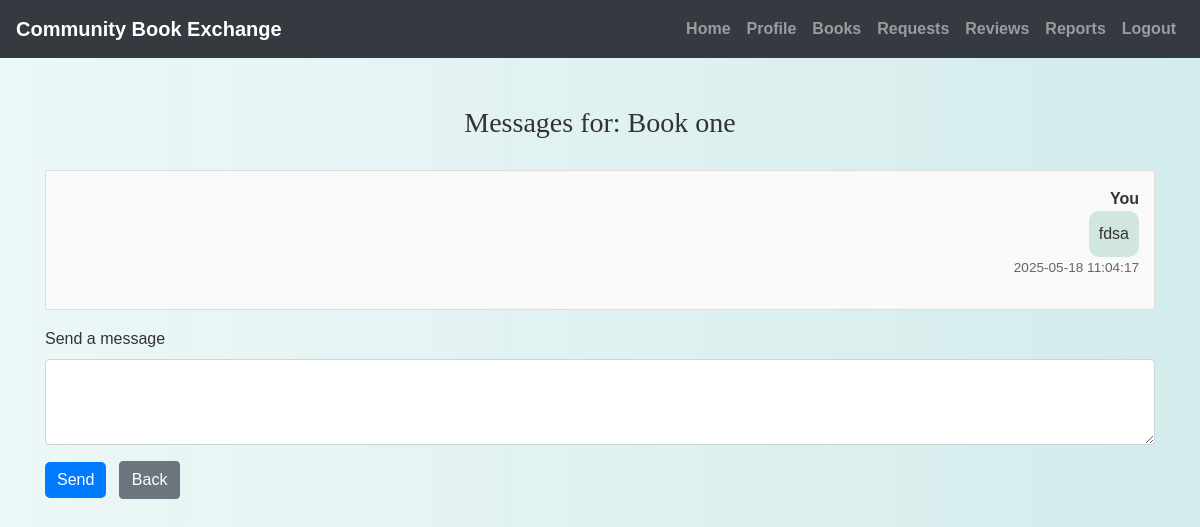
Screenshot of /owner/messages.php?request_id=3 (signed in) with the database file from the repository.
### tables this page shows
CREATE TABLE `requests` (
  `id` int(11) NOT NULL,
  `book_id` int(11) NOT NULL,
  `requester_id` int(11) NOT NULL,
  `type` enum('Borrow','Swap') NOT NULL,
  `status` enum('Pending','Accepted','Declined','Returned') DEFAULT 'Pending',
  `borrow_duration` int(11) DEFAULT NULL,
  `requested_at` datetime DEFAULT current_timestamp()
);

CREATE TABLE `books` (
  `id` int(11) NOT NULL,
  `user_id` int(11) NOT NULL,
  `picture` varchar(255) DEFAULT NULL,
  `title` varchar(255) NOT NULL,
  `author` varchar(255) NOT NULL,
  `genre` varchar(100) NOT NULL,
  `condition` varchar(50) NOT NULL,
  `location` varchar(255) DEFAULT NULL,
  `status` enum('Available','Lent Out','Reserved') DEFAULT 'Available',
  `description` text DEFAULT NULL,
  `created_at` datetime DEFAULT current_timestamp()
);

CREATE TABLE `messages` (
  `id` int(11) NOT NULL,
  `request_id` int(11) NOT NULL,
  `sender_id` int(11) NOT NULL,
  `content` text NOT NULL,
  `sent_at` datetime DEFAULT current_timestamp()
);

### owner/messages.php (the view, shortened to what this page needs)
<?php
include('config.php');
$user_id = $_SESSION['id'];
$user_type = $_SESSION['user_type'];
$request_id = intval($_GET['request_id']);
$check_sql = "
    SELECT r.id, r.book_id, r.requester_id, b.user_id AS owner_id, b.title
    FROM requests r
    JOIN books b ON r.book_id = b.id
    WHERE r.id = ?
";
$stmt = mysqli_prepare($conn, $check_sql);
mysqli_stmt_bind_param($stmt, "i", $request_id);
mysqli_stmt_execute($stmt);
$result = mysqli_stmt_get_result($stmt);
$request = mysqli_fetch_assoc($result);
$msg_sql = "
    SELECT m.content, m.sent_at, u.email, u.id AS sender_id
    FROM messages m
    JOIN users u ON m.sender_id = u.id
    WHERE m.request_id = ?
    ORDER BY m.sent_at ASC
";
$msg_stmt = mysqli_prepare($conn, $msg_sql);
mysqli_stmt_bind_param($msg_stmt, "i", $request_id);
mysqli_stmt_execute($msg_stmt);
$msg_result = mysqli_stmt_get_result($msg_stmt);
?>
<!DOCTYPE html>
<html>
<head>
    <link rel="stylesheet" href="https://maxcdn.bootstrapcdn.com/bootstrap/4.5.2/css/bootstrap.min.css">
    <link rel="stylesheet" href="./css/style.css">
</head>
<body>
<?php include('navbar.php'); ?>
<div class="container mt-5">
    <h3>Messages for: <?php echo htmlspecialchars($request['title']); ?></h3>
    <div class="message-container mb-3">
        <?php if (mysqli_num_rows($msg_result) > 0): ?>
            <?php while ($msg = mysqli_fetch_assoc($msg_result)): ?>
                <div class="message <?php echo ($msg['sender_id'] == $user_id) ? 'own' : 'other'; ?>">
                    <div class="sender"><?php echo ($msg['sender_id'] == $user_id) ? "You" : htmlspecialchars($msg['email']); ?></div>
                    <div class="content"><?php echo nl2br(htmlspecialchars($msg['content'])); ?></div>
                    <div class="time"><?php echo htmlspecialchars($msg['sent_at']); ?></div>
                </div>
            <?php endwhile; ?>
        <?php else: ?>
            <p>No messages yet.</p>
        <?php endif; ?>
    </div>
    <form method="POST">
        <div class="form-group">
            <label for="message">Send a message</label>
            <textarea id="message" name="message" class="form-control" rows="3" required></textarea>
        </div>
        <button type="submit" class="btn btn-primary">Send</button>
        <a href="<?php echo ($user_type == 'Book Owner') ? 'owner_request.php' : 'borrower_requests.php'; ?>" class="btn btn-secondary ml-2">Back</a>
    </form>
</div>
</body>
</html>

### owner/css/style.css (style rules this page uses)
body { background: linear-gradient(90deg, rgba(233, 246, 246, 0.831), rgba(207, 233, 233, 0.9)); font-family: 'Arial', sans-serif; color: #333; line-height: 1.6; }
h1, h2, h3, h4 { text-align: center; margin-top: 30px; margin-bottom: 30px; font-family: 'Georgia', serif; }
.container { margin-bottom: 40px; }
.btn-primary { color: #fff; border: none; border-radius: 5px; cursor: pointer; transition: background-color 0.3s ease; }
a { color: #006666; text-decoration: none; font-weight: bold; }

### owner/messages.php (style rules this page uses)
.message-container { max-height: 400px; overflow-y: auto; border: 1px solid #ddd; padding: 15px; background-color: #f9f9f9; }
.message { margin-bottom: 15px; }
.message .sender { font-weight: bold; }
.message .time { font-size: 0.85em; color: #666; }
.message.own { text-align: right; }
.message.own .content { background-color: #d1e7dd; display: inline-block; padding: 10px; border-radius: 10px; }

### rows the page displays
requests: book.title "Book one"
messages: content "fdsa", sent_at "2025-05-18 11:04:17"
